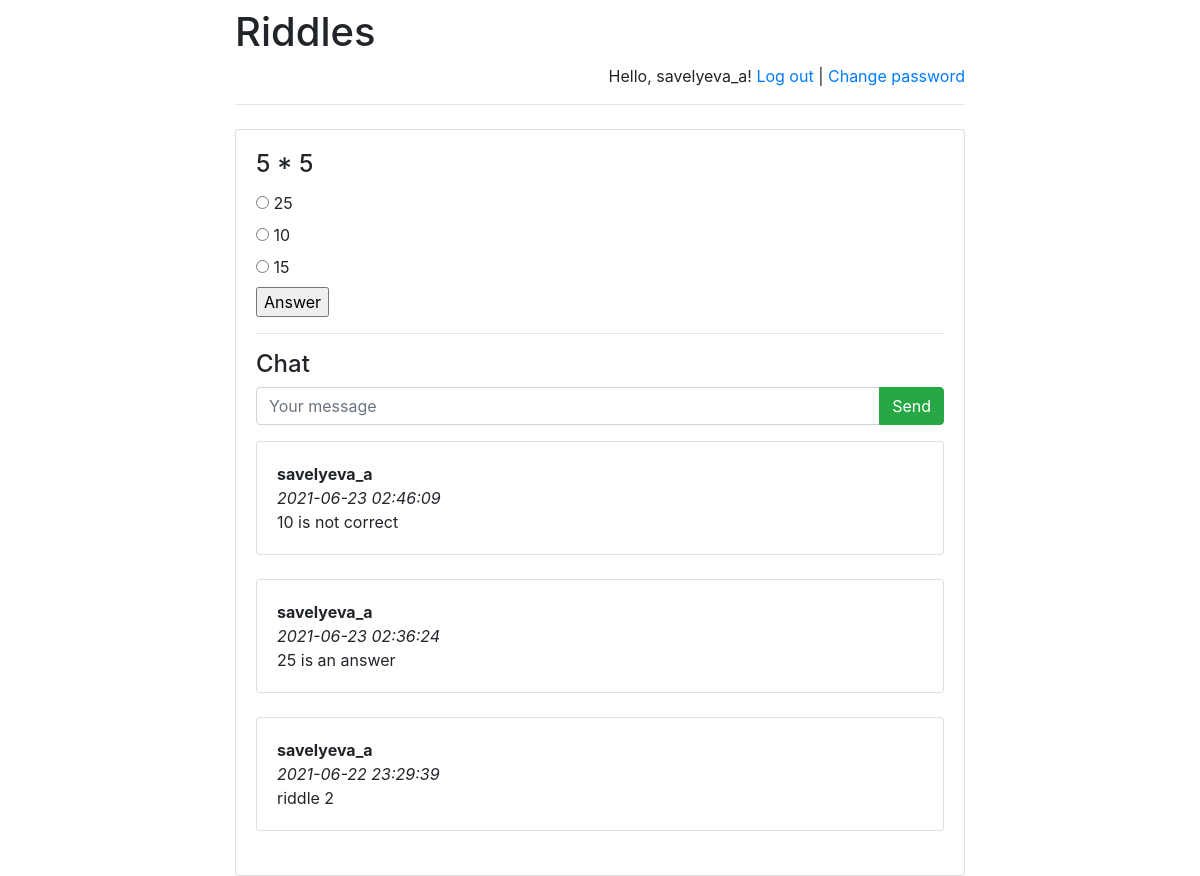
The app's page /riddles/2/ (signed in) with its own data.
### riddles/models.py (models this page shows)
class Riddle(models.Model):
    riddle_text = models.CharField(max_length=255)
    pub_date = models.DateTimeField('date published')

class Option(models.Model):
    riddle = models.ForeignKey(Riddle, on_delete=models.CASCADE)
    text = models.CharField(max_length=255)
    correct = models.BooleanField(default=False)

class Message(models.Model):
    chat = models.ForeignKey(
        Riddle,
        verbose_name='Чат под загадкой',
        on_delete=models.CASCADE)
    author = models.ForeignKey(
        User,
        verbose_name='Пользователь', on_delete=models.CASCADE)
    message = models.TextField('Сообщение')
    pub_date = models.DateTimeField(
        'Дата сообщения',
        default=timezone.now)

### riddles/views.py (the view)
# urls.py: url(r'^([0-9]+)/$', views.detail, name='detail'),
def detail(request, riddle_id):
    error_message = None
    if "error_message" in request.GET:
        error_message = request.GET["error_message"]
    return render(
        request,
        "answer.html",
        {
            "riddle": get_object_or_404(Riddle, pk=riddle_id),
            "error_message": error_message,
            "latest_messages":
                Message.objects
                    .filter(chat_id=riddle_id)
                    .order_by('-pub_date')[:5]
        }
    )

### riddles/templates/answer.html (shortened to what this page needs)
{% extends 'base.html' %}
    {% block main %}
    <h4 class="card-title">{{ riddle.riddle_text }}</h4>
    <form action="answer/" method="post">
        {% for option in riddle.option_set.all %}
            <input type="radio" name="option"
                id="option{{ forloop.counter }}"
                value="{{ option.id }}"/>
            <label for="option{{ forloop.counter }}">
                {{ option.text }}
            </label><br>
        {% endfor %}
        <input type="submit" value="Answer"/>
    </form>
    <hr>
    <h4>Chat</h4>
    {% if user.is_authenticated %}
        <form action="post/" method="post">
            <div class="input-group mb-3">
                <input type="text"
                     class="form-control"
                     placeholder="Your message"
                     name="message"/>
                <div class="input-group-append">
                    <input class="btn btn-success"
                        type="submit"
                        value="Send"/>
              </div>
            </div>
        </form>
    {% endif %}
    <div id="history">
        {% for message in latest_messages %}
            <div class="card">
                <div class="card-body">
                    <strong>
                        {{ message.author.username }}
                    </strong>
                    <br/>
                    <em>
                        {{ message.pub_date|date:'Y-m-d H:i:s' }}
                    </em>
                    <br/>
                    {{ message.message }}
                </div>
            </div>
            <br/>
        {% endfor %}
    </div>
{% endblock %}

### riddles/templates/base.html (shortened to what this page needs)
<!doctype html>
<html lang="en">
<head>
    <link rel="stylesheet"
href="https://stackpath.bootstrapcdn.com/bootstrap/4.1.3/css/bootstrap.min.css">
</head>
<body>
<div class="container">
    <div class="row justify-content-center">
        <div class="col-8">
            <h1 class="mt-2">Riddles</h1>
            {% if user.is_authenticated %}
                <p class="text-right">
                    Hello, {{ user.username }}!
                    <a href="/riddles/logout">Log out</a> |
                    <a href="/riddles/password-change">
                        Change password
                    </a>
                </p>
            {% else %}
                <p class="text-right">
                    <a href="/riddles/login">Log in</a> |
                    <a href="/riddles/register">Register</a>
                </p>
            {% endif %}
            <hr class="mt-0 mb-4">
            <div class="card">
                <div class="card-body">
                    {% block main %}
                    {% endblock %}
                </div>
            </div>
        </div>
    </div>
</div>
</body>
</html>

### records on screen
Riddle: riddle_text "5 * 5"
Option: text "25"
Option: text "10"
Option: text "15"
Message: author.username "savelyeva_a", pub_date "2021-06-23 02:46:09", message "10 is not correct"
Message: author.username "savelyeva_a", pub_date "2021-06-23 02:36:24", message "25 is an answer"
Message: author.username "savelyeva_a", pub_date "2021-06-22 23:29:39", message "riddle 2"

### other values on screen
{{ user.username }} "savelyeva_a"
